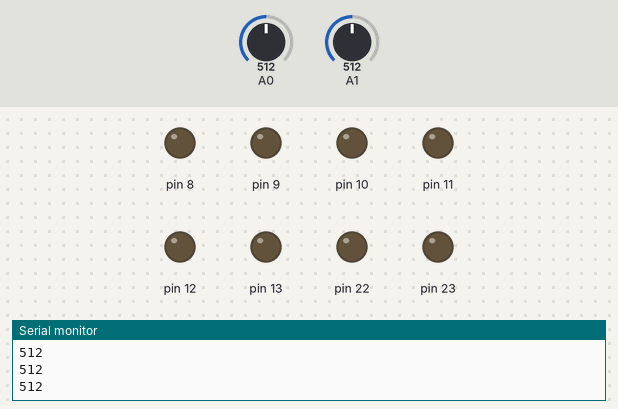
This sketch was run on a simulated Arduino Uno, built with avr-gcc and run on an emulated ATmega328P. Shown: output pins drawn as LEDs (lit = HIGH), the last lines printed to the serial monitor. The test bench sets the inputs (shaded band); at power-on: A1 = 512, A0 = 512.

Above: at 1.0 s.
1.1 s: A1 set to 109
2.6 s: A1 set to 88
At 3.3 s:
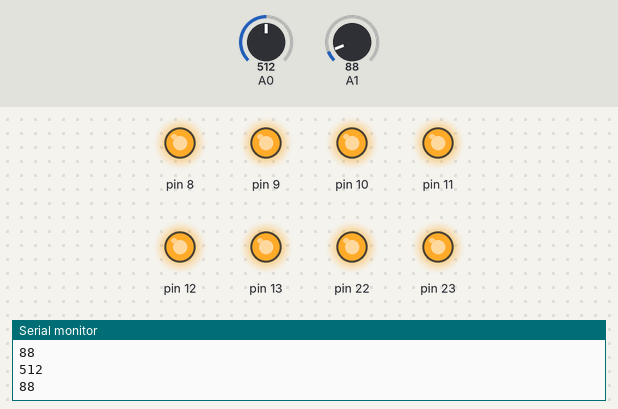
Timing chart, 0 to 5.6 s (numbered marks = the images above; inputs shaded):
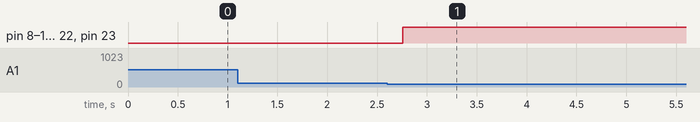

Measured:
- the behaviour switches between 100 and 99 on A1 (found by bisection; images 0 and 1)
- after the input at 2.6 s, pin 8–13, pin 22, pin 23: LOW → HIGH after 0.16 s

The sketch:

30.1.ino
```cpp
#include <avr/io.h>
#include <util/delay.h>
#include <avr/interrupt.h>

#define BITN(BIT_NUM)               (0x01 << (BIT_NUM))
#define SET_BIT(PORT, BIT_NUM)      ((PORT) |= (BITN(BIT_NUM)))
#define CHECK_BIT(PORT, BIT_NUM)    ((PORT) & (BITN(BIT_NUM)))
#define CLEAR_BIT(PORT, BIT_NUM)    ((PORT) &= (~(BITN(BIT_NUM))))

int main(void)
{
  int x, y = 0;
  DDRB = 0xFF;
  Serial.begin(2000000);
  while(true){
    ADMUX = 0x40;
    ADCSRA = 0xC7;
    while(CHECK_BIT(ADCSRA, ADSC));
    x = ADCW;

    ADMUX = 0x41;
    ADCSRA = 0xC7;
    while(CHECK_BIT(ADCSRA, ADSC));
    y = ADCW;

    Serial.println(x);
    Serial.println(y);

    if(x < 100)
      PORTB = 0x00;
    if(y < 100)
      PORTB = 0xFF;
    _delay_ms(250);
  }
}
```
